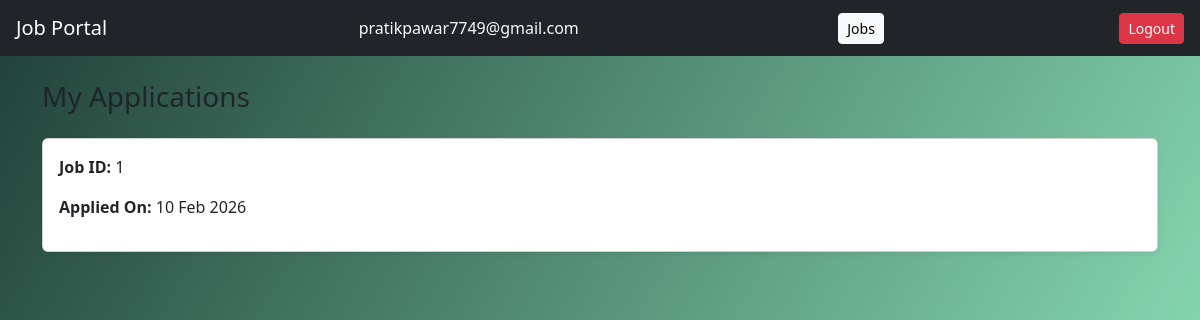
Screenshot of /my-applications (signed in) with the database file from the repository.
### models.py (models this page shows)
class User(UserMixin, db.Model):
    id = db.Column(db.Integer, primary_key=True)
    username = db.Column(db.String(150), nullable=False)
    email = db.Column(db.String(150), unique=True, nullable=False)
    password = db.Column(db.String(200), nullable=False)
    role = db.Column(db.String(20), nullable=False)  # jobseeker / employer

class Application(db.Model):
    id = db.Column(db.Integer, primary_key=True)
    job_id = db.Column(db.Integer, db.ForeignKey('job.id'), nullable=False)
    user_id = db.Column(db.Integer, db.ForeignKey('user.id'), nullable=False)
    applied_at = db.Column(db.DateTime, default=datetime.utcnow)
    status = db.Column(db.String(20), default='Pending')  # Pending, Accepted, Rejected

### app.py (the view)
@app.route('/my-applications')
@login_required
def my_applications():
    if current_user.role != 'jobseeker':
        flash('Access denied.', 'danger')
        return redirect(url_for('dashboard'))
    applications = Application.query.filter_by(user_id=current_user.id).all()
    return render_template('my_applications.html', applications=applications)

### app.py (called while the page is built)
@login_manager.user_loader
def load_user(user_id):
    return User.query.get(int(user_id))

### templates/my_applications.html
{% extends 'base.html' %}
{% block content %}
<h3 class="mb-4">My Applications</h3>
{% if applications %}
    {% for app in applications %}
        <div class="card mb-3 shadow-sm">
            <div class="card-body">
                <p><strong>Job ID:</strong> {{ app.job_id }}</p>
                <p><strong>Applied On:</strong> {{ app.applied_at.strftime('%d %b %Y') }}</p>
            </div>
        </div>
    {% endfor %}
{% else %}
    <p>You haven’t applied for any jobs yet.</p>
{% endif %}
{% endblock %}

### templates/base.html (shortened to what this page needs)
<!DOCTYPE html>
<html lang="en">
<head>
    <link href="https://cdn.jsdelivr.net/npm/bootstrap@5.3.0/dist/css/bootstrap.min.css" rel="stylesheet">
    <link rel="stylesheet" href="{{ url_for('static', filename='css/style.css') }}">
</head>
<body>
<nav class="navbar navbar-dark bg-dark px-3">
    <a class="navbar-brand" href="{{ url_for('dashboard') }}">Job Portal</a>
    {% if current_user.is_authenticated %}
        <span class="text-light me-3">
            {{ current_user.username }}
        </span>
        <a href="{{ url_for('jobs') }}" class="btn btn-sm btn-light ms-2">
    Jobs
</a>
        <a href="{{ url_for('logout') }}" class="btn btn-sm btn-danger">
            Logout
        </a>
    {% endif %}
</nav>
<div class="container mt-4">
    {% block content %}{% endblock %}
</div>
</body>
</html>

### static/css/style.css (style rules this page uses)
body { background: linear-gradient(120deg, #1f4037, #99f2c8); min-height: 100vh; font-family: 'Segoe UI', sans-serif; }

### rows the page displays
User: username "pratikpawar7749@gmail.com"
Application: job_id "1", applied_at "10 Feb 2026"
